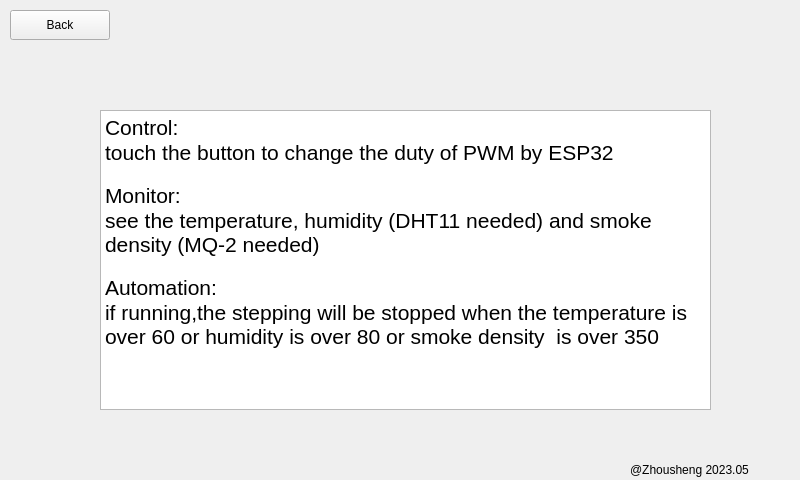
<?xml version="1.0" encoding="UTF-8"?>
<ui version="4.0">
 <class>info_form</class>
 <widget class="QWidget" name="info_form">
  <property name="geometry">
   <rect>
    <x>0</x>
    <y>0</y>
    <width>800</width>
    <height>480</height>
   </rect>
  </property>
  <property name="windowTitle">
   <string>Form</string>
  </property>
  <widget class="QPushButton" name="info_back">
   <property name="geometry">
    <rect>
     <x>10</x>
     <y>10</y>
     <width>100</width>
     <height>30</height>
    </rect>
   </property>
   <property name="text">
    <string>Back</string>
   </property>
  </widget>
  <widget class="QTextBrowser" name="textBrowser">
   <property name="geometry">
    <rect>
     <x>100</x>
     <y>110</y>
     <width>611</width>
     <height>300</height>
    </rect>
   </property>
   <property name="html">
    <string>&lt;!DOCTYPE HTML PUBLIC &quot;-//W3C//DTD HTML 4.0//EN&quot; &quot;http://www.w3.org/TR/REC-html40/strict.dtd&quot;&gt;
&lt;html&gt;&lt;head&gt;&lt;meta name=&quot;qrichtext&quot; content=&quot;1&quot; /&gt;&lt;style type=&quot;text/css&quot;&gt;
p, li { white-space: pre-wrap; }
&lt;/style&gt;&lt;/head&gt;&lt;body style=&quot; font-family:'Ubuntu'; font-size:11pt; font-weight:400; font-style:normal;&quot;&gt;
&lt;p style=&quot; margin-top:0px; margin-bottom:0px; margin-left:0px; margin-right:0px; -qt-block-indent:0; text-indent:0px;&quot;&gt;&lt;span style=&quot; font-size:16pt;&quot;&gt;Control: &lt;/span&gt;&lt;/p&gt;
&lt;p style=&quot; margin-top:0px; margin-bottom:0px; margin-left:0px; margin-right:0px; -qt-block-indent:0; text-indent:0px;&quot;&gt;&lt;span style=&quot; font-size:16pt;&quot;&gt;touch the button to change the duty of PWM by ESP32&lt;/span&gt;&lt;/p&gt;
&lt;p style=&quot;-qt-paragraph-type:empty; margin-top:0px; margin-bottom:0px; margin-left:0px; margin-right:0px; -qt-block-indent:0; text-indent:0px;&quot;&gt;&lt;br /&gt;&lt;/p&gt;
&lt;p style=&quot; margin-top:0px; margin-bottom:0px; margin-left:0px; margin-right:0px; -qt-block-indent:0; text-indent:0px;&quot;&gt;&lt;span style=&quot; font-size:16pt;&quot;&gt;Monitor: &lt;/span&gt;&lt;/p&gt;
&lt;p style=&quot; margin-top:0px; margin-bottom:0px; margin-left:0px; margin-right:0px; -qt-block-indent:0; text-indent:0px;&quot;&gt;&lt;span style=&quot; font-size:16pt;&quot;&gt;see the temperature, humidity (DHT11 needed) and smoke density (MQ-2 needed)&lt;/span&gt;&lt;/p&gt;
&lt;p style=&quot;-qt-paragraph-type:empty; margin-top:0px; margin-bottom:0px; margin-left:0px; margin-right:0px; -qt-block-indent:0; text-indent:0px;&quot;&gt;&lt;br /&gt;&lt;/p&gt;
&lt;p style=&quot; margin-top:0px; margin-bottom:0px; margin-left:0px; margin-right:0px; -qt-block-indent:0; text-indent:0px;&quot;&gt;&lt;span style=&quot; font-size:16pt;&quot;&gt;Automation: &lt;/span&gt;&lt;/p&gt;
&lt;p style=&quot; margin-top:0px; margin-bottom:0px; margin-left:0px; margin-right:0px; -qt-block-indent:0; text-indent:0px;&quot;&gt;&lt;span style=&quot; font-size:16pt;&quot;&gt;if running,the stepping will be stopped when the temperature is over 60 or humidity is over 80 or smoke density  is over 350&lt;/span&gt;&lt;/p&gt;&lt;/body&gt;&lt;/html&gt;</string>
   </property>
  </widget>
  <widget class="QLabel" name="mark">
   <property name="geometry">
    <rect>
     <x>630</x>
     <y>460</y>
     <width>171</width>
     <height>20</height>
    </rect>
   </property>
   <property name="text">
    <string>@Zhousheng 2023.05</string>
   </property>
  </widget>
 </widget>
 <resources/>
 <connections/>
</ui>
